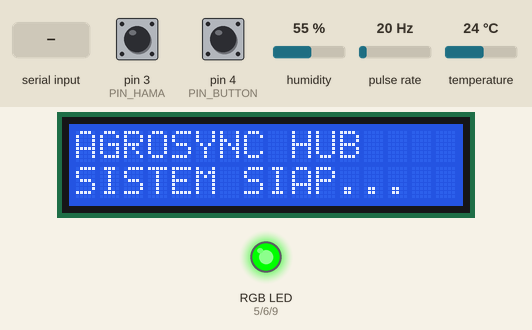
Recording of a sketch running on a simulated Arduino Uno, built with avr-gcc and run on an emulated ATmega328P. Shown: 16×2 character LCD, an RGB LED mixed from three pins (HIGH = lit). Wiring (inferred from the names in the program): pulse sensor: data pin 2. The inputs (shaded band) are chosen by the test bench; at power-on: pin 3 (PIN_HAMA) HIGH, pin 4 (PIN_BUTTON) HIGH, temperature 24 °C, humidity 55 %, pulse rate 20 Hz. Pins used as bus, display or sensor lines are not drawn; what the sketch prints to the serial monitor is not drawn.

Above: at 0.1 s.
3.3 s: pin 3 (PIN_HAMA) pulled LOW for 0.15 s
At 4.4 s:
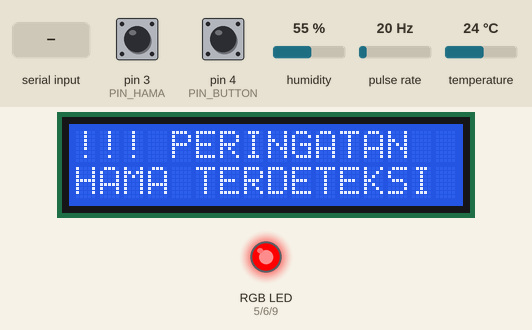
12.4 s: "K" received over the second serial link
At 12.9 s:
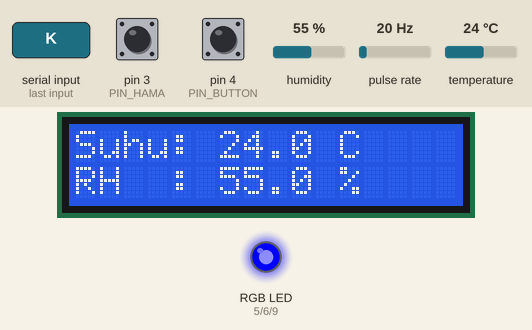
19.8 s: pin 4 (PIN_BUTTON) pulled LOW for 0.15 s
At 20.8 s:
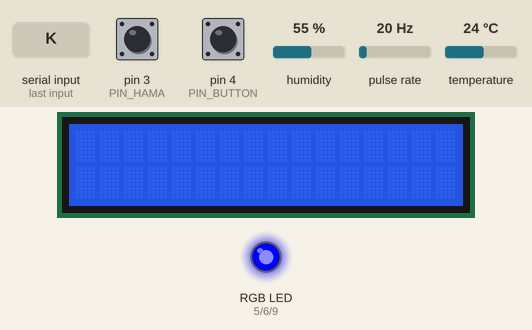
22.8 s: "C" received over the second serial link
At 25.5 s:
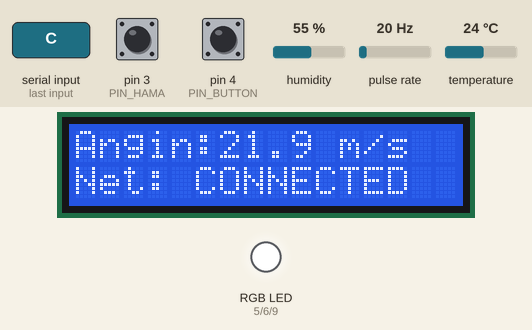
31.8 s: temperature set to 10.5 °C
36.3 s: temperature set to 9.6 °C
Timing chart, 0 to 39.3 s (numbered marks = the images above; inputs shaded):
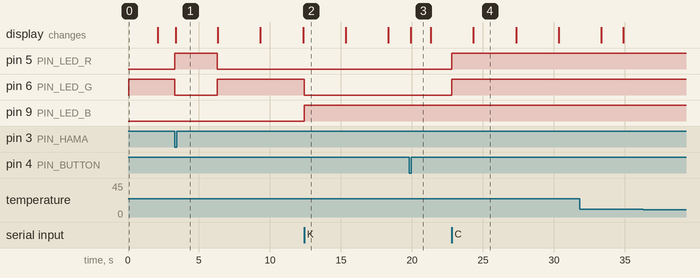

Measured:
- after the input at 3.3 s, pin 5 (PIN_LED_R): LOW → HIGH at once, → LOW 3.0 s later; pin 6 (PIN_LED_G): HIGH → LOW at once, → HIGH 3.0 s later; the display: changes after 0.05 s (image 1)
- after the input at 12.4 s, pin 6 (PIN_LED_G): HIGH → LOW at once; pin 9 (PIN_LED_B): LOW → HIGH at once
- after the input at 19.8 s, the display: changes after 0.13 s (image 3)
- after the input at 22.8 s, pin 5 (PIN_LED_R), pin 6 (PIN_LED_G): LOW → HIGH at once
- after the input at 36.3 s, every drawn part: stays the same
- what the display in image 4 shows lasts 3.0 s, from 24.3 s to 27.3 s

The sketch:

ArgoClimate_Arduino.ino
```cpp
/**
 * ==============================================================================
 * PROYEK SKRIPSI: AGROSYNC KINETIC HUB - MASTER CONTROLLER (TITIK 1)
 * ARSITEKTUR    : Finite State Machine (FSM) Non-Blocking & Asinkron
 * MCU           : Arduino Uno Rev3 (16 MHz, 8-bit AVR)
 * UI OUTPUT     : LCD 16x2 I2C & Serial Monitor (115200 bps)
 * DATA LINK     : SoftwareSerial ke NodeMCU (9600 bps)
 * EDGE TRIGGER  : Digital Pulse Output ke ESP32-CAM (Sinyal 3.3V via Divider)
 * ==============================================================================
 */

#include <Wire.h>
#include <LiquidCrystal_I2C.h>
#include <DHT.h>
#include <SoftwareSerial.h>

/* --- ALOKASI PIN MUTLAK (HARDWARE MAPPING) --- */
// PILAR A: Kepatuhan pada Arsitektur AVR (Tidak boleh diubah)
#define PIN_ANEMO 2       // WAJIB D2 (Hardware Interrupt 0) untuk pulsa angin
#define PIN_HAMA 3        // WAJIB D3 (Hardware Interrupt 1) untuk sensor IR
#define PIN_BUTTON 4      // Pin untuk tombol LCD
#define PIN_DHT A1        // Digital I/O (Ingat: Pasang Resistor Pull-up 4.7k ke 5V di dekat Arduino)
#define PIN_LED_R 5       // Pin PWM (Pulse Width Modulation) untuk warna Merah
#define PIN_LED_G 6       // Pin PWM untuk warna Hijau
#define PIN_LED_B 9       // Pin PWM untuk warna Biru
#define PIN_CAM_TRIG 8    // Digital Output Pemicu ke ESP32-CAM (Lewat Voltage Divider!)
#define DHTTYPE DHT22     // Tipe Sensor Suhu/Kelembapan

/* --- INSTANSIASI OBJEK KOMPONEN --- */
DHT dht(PIN_DHT, DHTTYPE);
LiquidCrystal_I2C lcd(0x27, 16, 2); // Alamat I2C default layar. Jika layar tidak tampil teks, ganti ke 0x3F.
SoftwareSerial espSerial(10, 11);   // RX=10 (Aman 3.3V masuk), TX=11 (5V keluar -> Divider -> NodeMCU)

/* --- VARIABEL VOLATILE (MEMORI ISOLASI UNTUK ISR) ---
 * Kata kunci 'volatile' memaksa kompilator memuat variabel ini langsung dari RAM,
 * bukan dari register, karena nilainya bisa berubah sewaktu-waktu oleh Interupsi (Interrupt).
 */
volatile unsigned int pulseCount = 0;
volatile bool flagHama = false;
volatile unsigned long lastHamaTime = 0;
volatile unsigned long lastAnemoTime = 0;

/* --- VARIABEL MANAJEMEN WAKTU (FINITE STATE MACHINE) ---
 * PILAR B: Mengganti fungsi delay() yang memblokir prosesor dengan selisih waktu millis().
 */
unsigned long prevMillisSensor = 0;
unsigned long prevMillisLCD = 0;
unsigned long lcdWakeTime = 0;       // Mengingat kapan LCD dihidupkan
unsigned long prevMillisESP = 0;
unsigned long alertStartTime = 0;
unsigned long camPulseStartTime = 0;

// Konstanta Interval Waktu (dalam milidetik)
const long intervalSensor = 2000;   // Sensor DHT22 butuh jeda minimal 2 detik per bacaan
const long lcdDuration = 15000;     // Durasi menyala (15.000 milidetik / 15 detik)
const long intervalLCD = 3000;      // Layar LCD berganti halaman setiap 3 detik
const long intervalESP = 5000;      // Mengirim paket CSV ke NodeMCU setiap 5 detik
const long alertDuration = 3000;    // Durasi LED Merah menyala setelah hama terdeteksi
const long camPulseDuration = 50;   // Lama sinyal HIGH dikirim ke ESP32-CAM (50ms cukup untuk memicu)

/* --- BUFFER DATA --- */
float t = 0.0;
float h = 0.0;
float windSpeed = 0.0;
byte lcdState = 0;
bool isCamPulsing = false; // Penanda apakah sinyal trigger kamera sedang aktif
bool isLcdOn = false;      // TAMBAHKAN INI! Penanda status fisik layar LCD

/* --- LOGIKA STATUS SISTEM (ENUMERATION) --- */
enum SystemState { BOOT, LOKAL, ONLINE, ALERT };
SystemState sysState = LOKAL;
SystemState prevState = LOKAL; // Mengingat state sebelum masuk mode darurat (Alert)

void setup() {
  /* 1. Konfigurasi Mode Pin GPIO */
  pinMode(PIN_ANEMO, INPUT_PULLUP); // Aktifkan resistor internal agar tidak floating
  pinMode(PIN_HAMA, INPUT_PULLUP);
  pinMode(PIN_BUTTON, INPUT_PULLUP); // Mengaktifkan resistor pengaman internal
  pinMode(PIN_LED_R, OUTPUT);
  pinMode(PIN_LED_G, OUTPUT);
  pinMode(PIN_LED_B, OUTPUT);
  pinMode(PIN_CAM_TRIG, OUTPUT);

  digitalWrite(PIN_CAM_TRIG, LOW); // Pastikan ESP32-CAM tidak terpicu saat Arduino baru menyala

  /* 2. Konfigurasi Protokol Komunikasi */
  // PILAR B: Baud rate tinggi untuk Laptop mencegah bottleneck. Baud rendah untuk NodeMCU demi stabilitas bit.
  Serial.begin(115200);
  espSerial.begin(9600);
  dht.begin();
  lcd.init();
  lcd.backlight();

  /* 3. Booting Antarmuka (UI) */
  setRGB(0, 255, 0); // Nyalakan Hijau Konstan
  lcd.setCursor(0,0); lcd.print("AGROSYNC HUB");
  lcd.setCursor(0,1); lcd.print("SISTEM SIAP...");

  Serial.println("\n[SYSTEM] ARDUINO MASTER CONTROLLER ONLINE");
  delay(2000);          // delay() diizinkan HANYA di setup() untuk memberi waktu sensor panas
  lcd.noBacklight();    // Matikan lampu latar saat alat pertama kali stand-by
  lcd.clear();

  /* 4. Registrasi Interupsi Perangkat Keras (Interrupt Service Routine / ISR) */
  // RISING: Menangkap pulsa saat magnet anemometer mendekat (LOW ke HIGH)
  attachInterrupt(digitalPinToInterrupt(PIN_ANEMO), isrAnemo, RISING);
  // FALLING: Menangkap pulsa saat ngengat memotong sinar IR (HIGH ke LOW)
  attachInterrupt(digitalPinToInterrupt(PIN_HAMA), isrHama, FALLING);
}

void loop() {
  unsigned long currentMillis = millis(); // Ambil stempel waktu saat ini

  /* ========================================================================
   * BLOK 1: RUTINITAS PEMICU KAMERA (NON-BLOCKING PULSE)
   * Mengembalikan pin D8 ke LOW setelah 50ms tanpa menggunakan delay()
   * ======================================================================== */
  if (isCamPulsing && (currentMillis - camPulseStartTime >= camPulseDuration)) {
    digitalWrite(PIN_CAM_TRIG, LOW);
    isCamPulsing = false;
    Serial.println("[VISION] Pulse Trigger Kamera Selesai (LOW).");
  }

/* ========================================================================
   * BLOK 2: POLLING HANDSHAKE & COMMAND DARI NODEMCU
   * ======================================================================== */
  if (espSerial.available() > 0) {
    char c = espSerial.read();

    if (c == 'K') {
      // --- SINYAL JARINGAN NORMAL ---
      if (sysState != ALERT && sysState != ONLINE) {
        sysState = ONLINE;
        setRGB(0, 0, 255); // Biru
        Serial.println("[NET] Link NodeMCU Stabil (ONLINE)");
      } else if (sysState == ALERT) {
        prevState = ONLINE; // Ingat status agar kembali Biru pasca-darurat
      }
    }
    else if (c == 'C') {
      // --- PERINTAH INSPEKSI MANUAL DARI WEB ---
      Serial.println("[SYSTEM] INSTRUKSI MANUAL WEB DITERIMA!");

      // Langsung picu pin kamera secara paksa (Bypass Hardware)
      digitalWrite(PIN_CAM_TRIG, HIGH);
      isCamPulsing = true;
      camPulseStartTime = currentMillis;

      // Berikan indikator visual putih (Opsional, akan tertimpa siklus berikutnya)
      setRGB(255, 255, 255);
    }
  }

  /* ========================================================================
   * BLOK 3: AKUISISI DATA SENSOR IKLIM (Setiap 2 Detik)
   * ======================================================================== */
  if (currentMillis - prevMillisSensor >= intervalSensor) {
    prevMillisSensor = currentMillis;
    float rawT = dht.readTemperature();
    float rawH = dht.readHumidity();

    // Validasi data (Mencegah pengiriman nilai cacat / Not a Number)
    if (!isnan(rawT) && !isnan(rawH)) {
      t = rawT; h = rawH;
    }
  }

  /* ========================================================================
   * BLOK 4: KALKULASI KECEPATAN ANGIN & TRANSMISI CSV (Setiap 5 Detik)
   * ======================================================================== */
  if (currentMillis - prevMillisESP >= intervalESP) {
    prevMillisESP = currentMillis;

    /* Critical Section:
     * Matikan interupsi sementara saat kita menyalin variabel pulseCount
     * agar nilainya tidak berubah tiba-tiba saat sedang dikalkulasi.
     */
    noInterrupts();
    unsigned int pCount = pulseCount;
    pulseCount = 0; // Reset hitungan pulsa
    interrupts();   // Nyalakan interupsi kembali

    // Konversi Pulsa ke Revolusi per Detik (RPS) -> durasi interval = 5 detik
    float rps = (float)pCount / 5.0;
    // Persamaan Kalibrasi Anemometer (Sesuaikan dengan spesifikasi pabrik)
    windSpeed = ((-0.0181 * (rps * rps)) + (1.3859 * rps) + 1.4055);

    // Filter noise: Jika kecepatan di bawah 1.5 m/s, anggap 0 (angin terlalu lemah memutar bearing)
    if (windSpeed <= 1.5) windSpeed = 0.0;

    // Kirim data ke NodeMCU dengan flag hama = 0 (Normal)
    kirimCSV(t, h, windSpeed, 0);
  }

  /* ========================================================================
   * BLOK 5: PENANGANAN DARURAT (HAMA TERDETEKSI OLEH INTERUPSI)
   * Skrip ini tereksekusi segera setelah isrHama() mendeteksi perubahan.
   * ======================================================================== */
  if (flagHama) {
    flagHama = false;                 // Turunkan bendera
    alertStartTime = currentMillis;   // Catat waktu mulai darurat

    // 5A. Aktifkan Pemicu ESP32-CAM (Trigger High)
    digitalWrite(PIN_CAM_TRIG, HIGH);
    isCamPulsing = true;
    camPulseStartTime = currentMillis;
    Serial.println("\n[VISION] MENGIRIM TRIGGER KE ESP32-CAM (HIGH)!");

    // 5B. Ubah Status Mesin ke ALERT
    if (sysState != ALERT) {
      prevState = sysState;
      sysState = ALERT;
    }

    setRGB(255, 0, 0); // Nyalakan LED Merah
    kirimCSV(t, h, windSpeed, 1); // Kirim CSV ke NodeMCU dengan flag hama = 1 (Peringatan)

    Serial.println("[!!!] HAMA MASUK PERANGKAP - NOTIFIKASI DIKIRIM\n");

    // Bajak tampilan LCD untuk peringatan instan & BANGUNKAN LAYAR PAKSA
    lcd.backlight();
    isLcdOn = true;
    lcdWakeTime = currentMillis; // Reset timer 15 detik dari sekarang

    lcd.clear();
    lcd.setCursor(0,0); lcd.print("!!! PERINGATAN");
    lcd.setCursor(0,1); lcd.print("HAMA TERDETEKSI");
  }

  /* ========================================================================
   * BLOK 6: PEMULIHAN STATUS PASCADARURAT (Setelah 3 Detik)
   * ======================================================================== */
  if (sysState == ALERT && (currentMillis - alertStartTime >= alertDuration)) {
    sysState = prevState; // Kembali ke status sebelum hama datang (LOKAL atau ONLINE)

    if (sysState == ONLINE) setRGB(0, 0, 255); // Biru
    else setRGB(0, 255, 0);                    // Hijau

    lcd.clear();
    Serial.println("[SYSTEM] Kembali ke Mode Normal.");
  }

  /* ========================================================================
   * BLOK 7: ROTASI ANTARMUKA LAYAR LCD (Paging UI)
   * ======================================================================== */
    // 1. MEMBACA TOMBOL FISIK
  if (digitalRead(PIN_BUTTON) == LOW && !isLcdOn) {
    lcd.backlight();           // Nyalakan lampu latar
    isLcdOn = true;            // Ubah status
    lcdWakeTime = millis();    // Catat waktu tombol ditekan
    lcdState = 0;              // Reset tampilan ke halaman pertama
    Serial.println("[UI] Tombol ditekan. Layar LCD Aktif 15 Detik.");
  }

    // 2. PEMBARUAN LAYAR (Hanya berjalan JIKA layar sedang ON)
  if (isLcdOn && sysState != ALERT && (currentMillis - prevMillisLCD >= intervalLCD)) {
    prevMillisLCD = currentMillis;
    lcd.clear();

    if (lcdState == 0) {
      lcd.setCursor(0,0); lcd.print("Suhu: "); lcd.print(t, 1); lcd.print(" C");
      lcd.setCursor(0,1); lcd.print("RH  : "); lcd.print(h, 1); lcd.print(" %");
      lcdState = 1;
    } else {
      lcd.setCursor(0,0); lcd.print("Angin:"); lcd.print(windSpeed, 1); lcd.print(" m/s");
      lcd.setCursor(0,1);
      if (sysState == ONLINE) lcd.print("Net: CONNECTED");
      else lcd.print("Net: STANDBY");
      lcdState = 0;
    }
  }

  // 3. AUTO-OFF TIMER (Mematikan layar setelah 15 detik)
  if (isLcdOn && (currentMillis - lcdWakeTime >= lcdDuration)) {
    lcd.noBacklight();
    lcd.clear();
    isLcdOn = false;
    Serial.println("[UI] Waktu habis. Layar LCD Stand-by.");
  }
}

/* ==========================================================================
 * FUNGSI INTERRUPT SERVICE ROUTINES (ISR)
 * Aturan Mutlak ISR: Harus secepat kilat. TIDAK BOLEH ada delay() atau Serial.print() di sini!
 * ========================================================================== */

// ISR untuk Anemometer
void isrAnemo() {
  unsigned long now = millis();
  // Filter Hardware Debounce: Mencegah 1 putaran dihitung ganda akibat getaran per mekanis
  if (now - lastAnemoTime > 10) {
    pulseCount++;
    lastAnemoTime = now;
  }
}

// ISR untuk Sensor Perangkap Hama (IR)
void isrHama() {
  unsigned long now = millis();
  /* PILAR C (Biologi): Filter Debounce 250ms.
   * Ngengat (Bactrocera / Spodoptera) yang mengepakkan sayap atau merayap lambat
   * di depan sensor tidak akan memicu ratusan alert palsu.
   */
  if (now - lastHamaTime > 250) {
    flagHama = true;
    lastHamaTime = now;
  }
}

/* ==========================================================================
 * FUNGSI UTILITAS SISTEM
 * ========================================================================== */

// Pengendali Warna LED RGB (Asumsi tipe Common Cathode)
void setRGB(byte r, byte g, byte b) {
  analogWrite(PIN_LED_R, r);
  analogWrite(PIN_LED_G, g);
  analogWrite(PIN_LED_B, b);
}

// Pengirim Telemetri CSV dengan Proteksi Memori (Tanpa class String)
void kirimCSV(float t_val, float h_val, float w_val, int alert_flag) {
  char tStr[8], hStr[8], wStr[8];
  char payload[40];

  // Konversi tipe float ke Array Karakter (Aman untuk SRAM)
  dtostrf(t_val, 4, 1, tStr);
  dtostrf(h_val, 4, 1, hStr);
  dtostrf(w_val, 4, 1, wStr);

  // Merangkai Array: "Suhu,Kelembaban,Angin,StatusHama"
  snprintf(payload, sizeof(payload), "%s,%s,%s,%d", tStr, hStr, wStr, alert_flag);

  espSerial.println(payload); // Tembak ke NodeMCU via pin 11

  // Tampilkan apa yang dikirim ke layar laptop untuk debugging
  Serial.print("[TX] Payload ke Server: ");
  Serial.println(payload);
}
```
